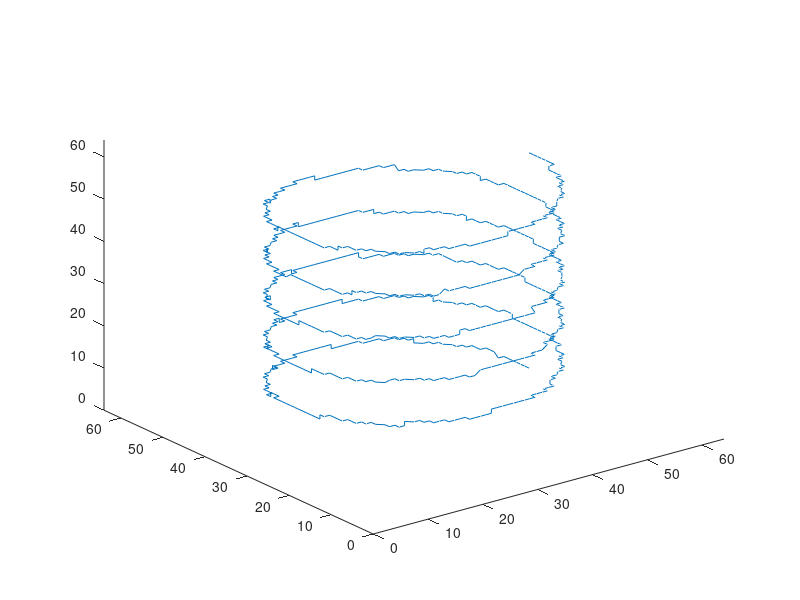

Write MATLAB code to recreate this figure. (Note: this script raises an error after producing the figure.)


dim = 64;
A = zeros(dim,dim,dim);

radius = dim/3;
loops = 5;
tube_radius = 3;
z_b = tube_radius*2;

phi = 0:pi/180 / loops/2:2*pi;
n = length(phi);
x = round(dim/2 + radius*cos(loops*phi));
y = round(dim/2 + radius*sin(loops*phi));
z = round(z_b:(dim-1-z_b*2)/n:dim-z_b);

plot3(x,y,z(1:n));
axis([0 dim 0 dim 0 dim]);

ind = sub2ind(size(A), x,y,z(1:n));
A(ind) = 1;
A = A>0;

B = bwdist(A);
B = B-tube_radius;
B = smooth3(B, 'gaussian', 9);
figure; isosurface(B,0);

% Create levelset3D and plot
%LS = levelset3D(A,5);
%LS = levelset3D(A,5, 'Euler', 'FirstOrder', 'PDE');
LS = levelset3D(B,5, 'Euler', 'FirstOrder', 'FastMarching');
figure;
plot(LS, 'contour');

% Reinitialize
tic; LS = reinitialize(LS); toc
figure;
plot(LS, 'contour', 'narrowband 5');

% Check largest gradient  magnitude
[Dx,Dy,Dz] = diff_central(LS);
normgrad = sqrt(Dx.^2 + Dy.^2 + Dz.^2);
min_gradient = min(normgrad(:))
max_gradient = max(normgrad(:))

LS_mean = levelset3D(LS);

% Propagate
time = 5;
for i = 1:30
    tic; [LS,iter] = propagate(LS,time,'min_curvature_flow_operator',1); toc
    tic; LS = reinitialize(LS); toc

    %tic; [LS_mean,iter] = propagate(LS_mean,time,'mean_curvature_flow',1); toc
    %tic; LS_mean = rebuild_narrowband(LS_mean); toc

    figure(100);
    clf;
    subplot(121), plot(LS); view(28,30);
    %subplot(122), plot(LS_mean); view(28,30);
    drawnow;
end

